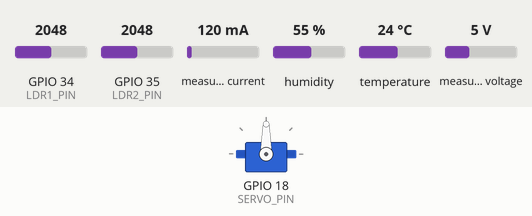
Bench run of a sketch on a simulated ESP32. On the bench: servo. The test bench sets the inputs (shaded band); at power-on: GPIO 34 (LDR1_PIN) = 2048, GPIO 35 (LDR2_PIN) = 2048, measured current 120 mA, humidity 55 %, temperature 24 °C, measured voltage 5 V. WiFi joins after 1.5 s; servers stay silent unless stated; uploads are accepted with an empty reply; the local clock reads 2024-03-15 10:24:30 at power-on unless the sketch sets it; what the sketch prints to the serial monitor is not drawn.

Above: at 0.1 s.
At 1.9 s:
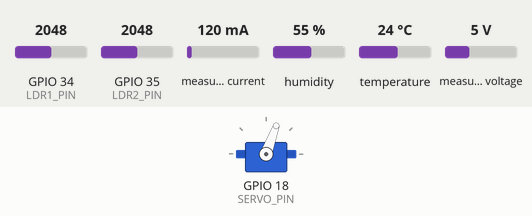
Timing chart, 0 to 3.4 s (numbered marks = the images above):
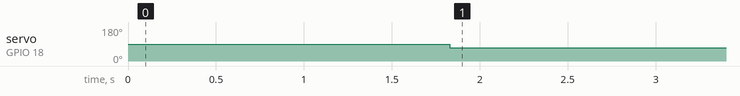

The sketch:

pvAI.ino
```cpp
// ---------- BLYNK ----------
#define BLYNK_TEMPLATE_ID "TMPL2DJ1fkmgv"
#define BLYNK_TEMPLATE_NAME "AI Based PV Tracker"
#define BLYNK_AUTH_TOKEN "nSy-ERVR0S3TiyRfCni6Ls1AawSie16s"

#include <Wire.h>
#include <Adafruit_INA219.h>
#include <WiFi.h>
#include <HTTPClient.h>
#include <BlynkSimpleEsp32.h>
#include <DHT.h>
#include <time.h>
#include <ESP32Servo.h>

// ===== WiFi Credentials =====
char ssid[] = "Blessed";
char pass[] = "self.wifii";

// ===== Google Script ID =====
String GOOGLE_SCRIPT_ID = "AKfycbxY8J7kxI9-bSpXQEbt6NAqd3tDnahh0A-HPNP74MpnRMJ0xSv_DLVIhRjMa8XkvXFw-Q";

// ===== DHT Sensor =====
#define DHTPIN 4
#define DHTTYPE DHT11
DHT dht(DHTPIN, DHTTYPE);

// ===== LDR Pins =====
#define LDR1_PIN 34
#define LDR2_PIN 35

// ===== Servo =====
Servo trackerServo;
#define SERVO_PIN 18

// ===== INA219 =====
Adafruit_INA219 ina219;

// ===== Blynk Virtual Pins =====
#define VPIN_VOLTAGE     V0
#define VPIN_CURRENT     V1
#define VPIN_POWER       V2
#define VPIN_TEMPERATURE V3
#define VPIN_HUMIDITY    V4
#define VPIN_SERVO_ANGLE V5
#define VPIN_LDR1        V6
#define VPIN_LDR2        V7
#define VPIN_STATUS      V8

// ===== Time Setup =====
const char* ntpServer = "pool.ntp.org";
const long gmtOffset_sec = 3600;
const int daylightOffset_sec = 0;

// ===== Lookup Table =====
int lookupTable[12][24] = {
  {180,180,180,180,169,152,136,55,57,62,69,78,92,106,120,134,147,160,90,86,79,69,57,43},
  {180,180,180,180,169,152,136,56,58,62,69,79,92,106,120,133,147,159,90,86,79,69,57,43},
  {180,180,180,180,169,152,136,56,58,63,70,80,92,105,119,133,146,159,90,86,79,69,57,43},
  {180,180,180,180,169,152,58,57,59,64,71,80,92,104,118,132,145,158,169,86,79,69,57,43},
  {180,180,180,180,169,152,58,58,60,64,71,81,92,104,118,131,145,157,168,86,79,69,57,43},
  {180,180,180,180,169,152,58,58,60,65,72,81,92,104,117,131,145,157,168,86,79,69,57,43},
  {180,180,180,180,169,152,58,58,60,64,72,81,92,104,117,131,145,157,168,86,79,69,57,43},
  {180,180,180,180,169,152,58,57,59,64,71,81,92,104,118,132,145,158,168,86,79,69,57,43},
  {180,180,180,180,169,152,57,57,59,63,70,80,92,105,119,132,146,158,169,86,79,69,57,43},
  {180,180,180,180,169,152,136,56,58,63,70,79,92,106,119,133,147,159,90,86,79,69,57,43},
  {180,180,180,180,169,152,136,55,57,62,69,78,92,106,120,134,147,160,90,86,79,69,57,43},
  {180,180,180,180,169,152,136,55,57,62,69,78,92,107,120,134,148,160,90,86,79,69,57,43},
};

// ===== Variables =====
int currentAngle = 90;
unsigned long lastBlynkUpdate = 0;
unsigned long lastGoogleUpdate = 0;

// ===== Base AI Function =====
int getPredictedAngle(int month, int hour) {
  if (hour < 6 || hour > 18) {
    return 90;
  }
  return lookupTable[month - 1][hour];
}

// ===== Enhanced AI Function =====
int getSmartAIAngle(int month, int hour, int ldr1, int ldr2, float power) {
  int baseAngle = getPredictedAngle(month, hour);

  // AI Decision making based on current conditions
  int ldrDiff = ldr1 - ldr2;

  if (power > 20.0) {
    // Good power - small fine-tuning adjustments
    int correction = map(ldrDiff, -1000, 1000, -5, 5);
    baseAngle += correction;
  }
  else if (power < 5.0) {
    // Low power - try different position to find better angle
    baseAngle = (baseAngle + 45) % 180;
  }
  else {
    // Medium power - moderate adjustments
    int correction = map(ldrDiff, -2000, 2000, -15, 15);
    baseAngle += correction;
  }

  return constrain(baseAngle, 0, 180);
}

// ===== Send to Google Sheets =====
void sendDataToGoogleSheets(String dateStr, int month, int hour, int angle,
                            float voltage, float current, float power,
                            float temp, float hum,
                            int ldr1, int ldr2) {
  if (WiFi.status() == WL_CONNECTED) {
    HTTPClient http;
    String url = "https://script.google.com/macros/s/" + GOOGLE_SCRIPT_ID + "/exec";
    url += "?date=" + dateStr;
    url += "&month=" + String(month);
    url += "&hour=" + String(hour);
    url += "&angle=" + String(angle);
    url += "&voltage=" + String(voltage, 3);
    url += "&current=" + String(current, 4);
    url += "&power=" + String(power, 4);
    url += "&temperature=" + String(temp, 2);
    url += "&humidity=" + String(hum, 2);
    url += "&ldr1=" + String(ldr1);
    url += "&ldr2=" + String(ldr2);

    http.begin(url.c_str());
    int code = http.GET();
    if (code > 0) {
      Serial.println("Data sent to Google Sheets. Code: " + String(code));
    } else {
      Serial.println("Failed to send data.");
    }
    http.end();
  }
}

// ===== Send to Blynk (Real-time) =====
void sendToBlynkRealTime(float voltage, float current, float power,
                        float temp, float hum, int angle,
                        int ldr1, int ldr2) {
  if (Blynk.connected()) {
    Blynk.virtualWrite(VPIN_VOLTAGE, voltage);
    Blynk.virtualWrite(VPIN_CURRENT, current);
    Blynk.virtualWrite(VPIN_POWER, power);
    Blynk.virtualWrite(VPIN_TEMPERATURE, temp);
    Blynk.virtualWrite(VPIN_HUMIDITY, hum);
    Blynk.virtualWrite(VPIN_SERVO_ANGLE, angle);  // Real-time servo position
    Blynk.virtualWrite(VPIN_LDR1, ldr1);
    Blynk.virtualWrite(VPIN_LDR2, ldr2);
    Blynk.virtualWrite(VPIN_STATUS, "Smart AI Active");
  }
}

// ===== Setup =====
void setup() {
  Serial.begin(115200);

  // Init sensors
  dht.begin();

  if (!ina219.begin()) {
    Serial.println("Failed to find INA219 chip");
  }

  trackerServo.attach(SERVO_PIN);
  trackerServo.write(90);

  // Connect WiFi with timeout
  WiFi.begin(ssid, pass);
  Serial.print("Connecting to WiFi");
  unsigned long start = millis();
  while (WiFi.status() != WL_CONNECTED && millis() - start < 15000) {
    delay(500);
    Serial.print(".");
  }

  if (WiFi.status() == WL_CONNECTED) {
    Serial.println("\nWiFi connected. IP: " + WiFi.localIP().toString());
  } else {
    Serial.println("\nWiFi failed");
  }

  // Start Blynk
  Blynk.config(BLYNK_AUTH_TOKEN);
  Blynk.connect(10000);

  // Wait for NTP sync
  configTime(gmtOffset_sec, daylightOffset_sec, ntpServer);
  Serial.print("Waiting for NTP sync");
  while (time(nullptr) < 100000) {
    delay(1000);
    Serial.print(".");
  }
  Serial.println(" NTP synced!");
}

// ===== Main Loop =====
void loop() {
  Blynk.run();

  // Get time
  time_t now = time(nullptr);
  struct tm* p_tm = localtime(&now);
  int month = p_tm->tm_mon + 1;
  int hour = p_tm->tm_hour;
  int year = p_tm->tm_year + 1900;
  int day = p_tm->tm_mday;

  char dateStr[11];
  sprintf(dateStr, "%04d-%02d-%02d", year, month, day);

  // Read sensors
  float busVoltage = ina219.getBusVoltage_V();
  float currentVal = ina219.getCurrent_mA() / 1000.0;
  float power = 0.0; // busVoltage * currentVal;
  float temperature = dht.readTemperature();
  float humidity = dht.readHumidity();
  int ldr1 = analogRead(LDR1_PIN);
  int ldr2 = analogRead(LDR2_PIN);

  // Fix sensor errors
  if (isnan(temperature)) temperature = 0;
  if (isnan(humidity)) humidity = 0;
  if (isnan(currentVal)) currentVal = 0;
  if (isnan(busVoltage)) busVoltage = 0;

  // Enhanced AI angle prediction
  int newAngle = getPredictedAngle(month, hour); //getSmartAIAngle(month, hour, ldr1, ldr2, power);

  // Move servo only if angle changed
  if (newAngle != currentAngle) {
    currentAngle = newAngle;
    trackerServo.write(currentAngle);

    // Send immediate update to Blynk when servo moves
    sendToBlynkRealTime(busVoltage, currentVal, power, temperature, humidity,
                       currentAngle, ldr1, ldr2);

    Serial.println("Servo moved to: " + String(currentAngle) + "°");
  }

  unsigned long currentTime = millis();

  // Send to Blynk every 5 seconds (real-time updates)
  if (currentTime - lastBlynkUpdate >= 5000) {
    sendToBlynkRealTime(busVoltage, currentVal, power, temperature, humidity,
                       currentAngle, ldr1, ldr2);
    lastBlynkUpdate = currentTime;
  }

  // Send to Google Sheets every 60 seconds
  if (currentTime - lastGoogleUpdate >= 60000) {
    sendDataToGoogleSheets(dateStr, month, hour, currentAngle,
                         busVoltage, currentVal, power,
                         temperature, humidity, ldr1, ldr2);
    lastGoogleUpdate = currentTime;
  }

  delay(1000); // 1 second delay for stability
}
```

Measured:
- by itself, servo on GPIO 18 (SERVO_PIN): 90° → 70° at 1.8 s
